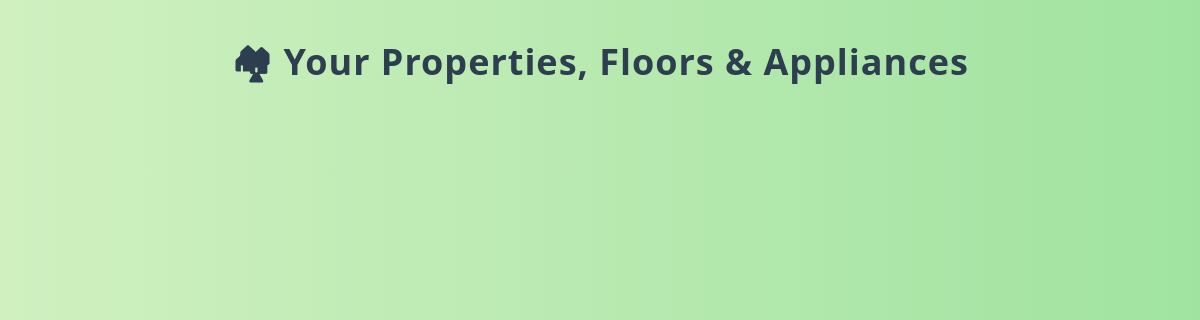
Before: /view_properties (signed in) with the older database file.
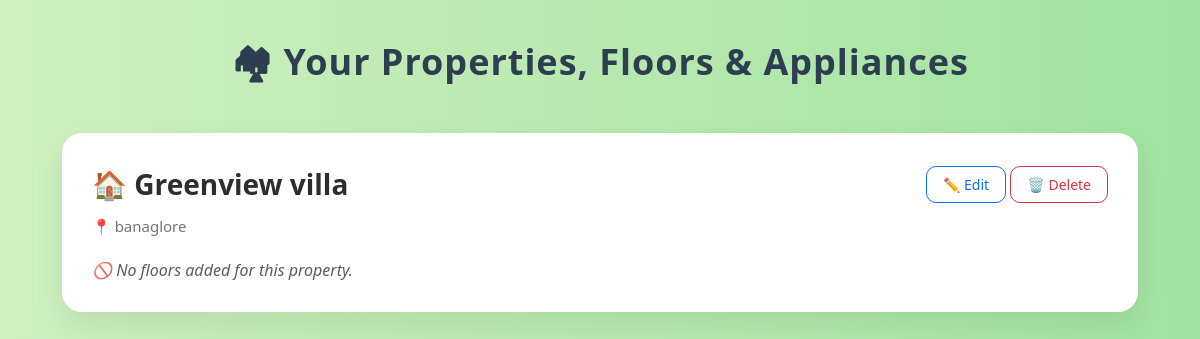
After: the same page with the newer database file.
### app/models.py (models this page shows)
class Property(Base):
    __tablename__ = "properties"
    id = Column(Integer, primary_key=True, index=True)
    name = Column(String(255), nullable=False)
    address = Column(String(255), nullable=False)
    property_type = Column(String(100), nullable=True)
    owner_id = Column(Integer, ForeignKey("users.id"))
    manager_id = Column(Integer, ForeignKey("users.id"), nullable=True)
    owner = relationship("User", back_populates="properties_owned", foreign_keys=[owner_id])
    manager = relationship("User", back_populates="properties_managed", foreign_keys=[manager_id])
    tenants = relationship("User", back_populates="properties_as_tenant", foreign_keys=[User.property_id])
    appliances = relationship("Appliance", back_populates="property", cascade="all, delete-orphan")
    floors = relationship("Floor", back_populates="property", cascade="all, delete-orphan")
    tenant_queries = relationship("TenantQuery", back_populates="property")
    issues = relationship("Issue", back_populates="property")
    __table_args__ = (UniqueConstraint('name', 'address', name='uix_name_address'),)

### app/routes/dashboard_routes.py (the view)
@router.get("/view_properties", response_class=HTMLResponse)
def view_properties(request: Request, user=Depends(get_current_user), db: Session = Depends(get_db)):
    if user.role != "owner":
        raise HTTPException(status_code=403, detail="Unauthorized")
    properties = crud.get_properties_by_owner(db, user.id)
    appliances_per_property = {}
    floors_per_property = {}
    for prop in properties:
        appliances = crud.get_appliances_by_property(db, prop.id)
        floors = crud.get_floors_by_property(db, prop.id)
        for floor in floors:
            floor.appliances = [appliance for appliance in appliances if appliance.floor_id == floor.id]
        appliances_per_property[prop.id] = appliances
        floors_per_property[prop.id] = floors
    return templates.TemplateResponse("view_properties.html", {
        "request": request,
        "user": user,
        "properties": properties,
        "appliances_per_property": appliances_per_property,
        "floors_per_property": floors_per_property
    })

### app/templates/view_properties.html (shortened to what this page needs)
<!DOCTYPE html>
<html lang="en">
<head>
  <link href="https://cdn.jsdelivr.net/npm/bootstrap@5.3.3/dist/css/bootstrap.min.css" rel="stylesheet">
</head>
<body>
  <div class="container">
    <h2 class="page-title">🏘 Your Properties, Floors & Appliances</h2>
    {% for property in properties %}
      <div class="property-card">
        <div class="property-header">
          <div class="property-title">🏠 {{ property.name }}</div>
          <div>
            <a href="/edit_property/{{ property.id }}" class="btn btn-sm btn-outline-primary">✏️ Edit</a>
            <form action="/delete_property/{{ property.id }}" method="post" class="d-inline" onsubmit="return confirm('Delete this property?');">
              <button type="submit" class="btn btn-sm btn-outline-danger">🗑️ Delete</button>
            </form>
          </div>
        </div>
        <div class="property-address">📍 {{ property.address }}</div>
        {% if floors_per_property[property.id] %}
          {% for floor in floors_per_property[property.id] %}
            <div class="floor-section">
              <div class="d-flex justify-content-between align-items-center mb-2">
                <div class="floor-title">🏢 Floor: {{ floor.floor_number|capitalize }}</div>
                <a href="/edit_floor/{{ floor.id }}" class="btn btn-sm btn-outline-success">✏️ Edit Floor</a>
              </div>
              {% if floor.appliances %}
                {% for appliance in floor.appliances %}
                  <div class="appliance-box">
                    <div class="d-flex align-items-center">
                      <img src="{% if appliance.front_image %}
                                   {{ url_for('static', path='uploads/' ~ appliance.front_image) }}
                                 {% else %}
                                   {{ url_for('static', path='uploads/default_appliance.jpg') }}
                                 {% endif %}"
                           alt="{{ appliance.name }} Front"
                           class="appliance-thumbnail">
                      <div class="flex-grow-1 ms-3">
                        <div class="d-flex justify-content-between align-items-center">
                          <div class="appliance-title">📺 {{ appliance.name }} ({{ appliance.model }})</div>
                          <div>
                            <a href="/edit_appliance/{{ appliance.id }}" class="btn btn-sm btn-outline-secondary">✏️ Edit</a>
                            <form action="/delete_appliance/{{ appliance.id }}" method="post" class="d-inline" onsubmit="return confirm('Delete this appliance?');">
                              <button type="submit" class="btn btn-sm btn-outline-danger">🗑️ Delete</button>
                            </form>
                          </div>
                        </div>
                        <div class="row mt-2">
                          <div class="col-md-6">
                            <strong>🎨 Color:</strong> {{ appliance.color }}<br>
                            <strong>⚙️ Status:</strong> {{ appliance.status }}
                          </div>
                          <div class="col-md-6">
                            <strong>📍 Location:</strong> {{ appliance.location }}<br>
                            <strong>📆 Warranty:</strong>
                              {% if appliance.warranty_expiry %}
                                {{ appliance.warranty_expiry.strftime('%b %d, %Y') }}
                              {% else %}
                                N/A
                              {% endif %}
                          </div>
                        </div>
                        <a href="/appliance/{{ appliance.id }}" class="btn btn-outline-primary w-100 mt-2">
                          View Details
                        </a>
                      </div>
                    </div>
                  </div>
                {% endfor %}
              {% else %}
                <div class="text-muted">🛠 No appliances on this floor.</div>
              {% endif %}
            </div>
          {% endfor %}
        {% else %}
          <div class="text-muted">🚫 No floors added for this property.</div>
        {% endif %}
      </div>
    {% endfor %}
  </div>
</body>
</html>

### app/templates/view_properties.html (style rules this page uses)
body { background: linear-gradient(to right, #d0f0c0, #a0e3a0); font-family: 'Segoe UI', Tahoma, Geneva, Verdana, sans-serif; padding: 40px 15px; margin: 0; }
.container { max-width: 1100px; margin: auto; }
h2.page-title { text-align: center; font-size: 36px; font-weight: bold; margin-bottom: 50px; color: #2c3e50; letter-spacing: 1px; }
.property-card { background-color: #ffffff; border-radius: 20px; box-shadow: 0 12px 30px rgba(0, 0, 0, 0.08); padding: 30px; margin-bottom: 40px; transition: transform 0.3s ease, box-shadow 0.3s ease; }
.property-header { display: flex; justify-content: space-between; align-items: center; margin-bottom: 10px; }
.property-title { font-size: 28px; font-weight: 700; color: #2d2d2d; }
.property-address { font-size: 15px; color: #6c757d; margin-bottom: 20px; }
.btn-outline-primary, .btn-outline-danger, .btn-outline-success, .btn-outline-secondary { border-radius: 10px; padding: 7px 16px; font-size: 14px; transition: all 0.3s ease; }
.text-muted { font-style: italic; color: #7a7a7a; }

Changed rows visible on the page:
added Property: name "Greenview villa", address "banaglore", shows "🚫 No floors added for this property."
